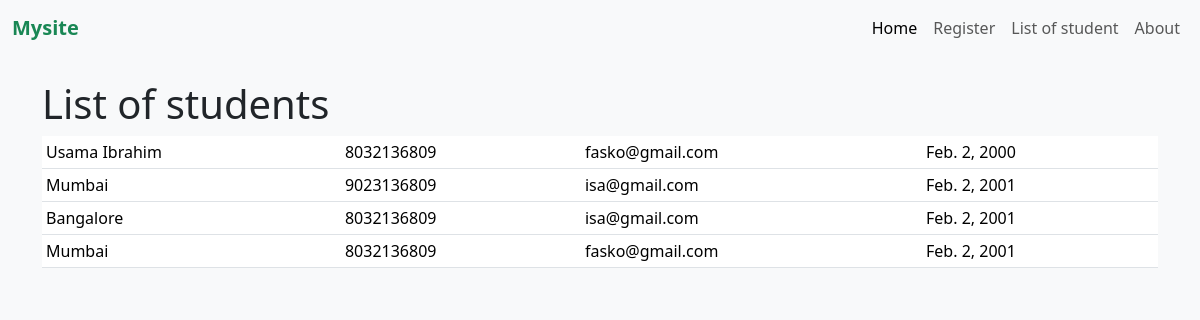
Screenshot of /student_list with the database file from the repository.
### main/models.py (models this page shows)
class Student(models.Model):
    name = models.CharField(max_length=30)
    phone_number = models.CharField(max_length=11)
    email = models.EmailField()
    dob = models.DateField()

### main/views.py (the view)
# urls.py: path('student_list', views.student_list, name='student_list'),
def student_list(request):
    students = Student.objects.all()
    context = {
        'students': students
    }
    return render(request, 'student_list.html', context)

### templates/student_list.html (shortened to what this page needs)
{% extends 'base.html'%}
      {% block content %}
    <h1>List of students</h1>
    <table class="table table-sm">
         {% for student in students%}
        <tr>
            <td>{{ student.name }}</td>
            <td>{{ student.phone_number }}</td>
            <td>{{ student.email }}</td>
            <td>{{ student.dob }}</td>
        </tr>
        {% endfor %}
    </table>
    {% endblock %}

### templates/base.html (shortened to what this page needs)
{% load static %}
<!DOCTYPE html>
<html lang="en">
<head>
    <link href="https://unpkg.com/aos@2.3.4/dist/aos.css" rel="stylesheet">
    <link href="https://cdn.jsdelivr.net/npm/bootstrap@5.3.6/dist/css/bootstrap.min.css" rel="stylesheet">
</head>
<body class="bg-light">
<nav class="navbar navbar-expand-lg bg-body-tertiary">
  <div class="container-fluid">
    <a class="navbar-brand fw-bold text-success" href="#">Mysite</a>
    <div class="collapse navbar-collapse" id="navbarNavAltMarkup">
      <div class="navbar-nav ms-auto">
        <a class="nav-link active" aria-current="page" href="/">Home</a>
        <a class="nav-link" href="/student">Register</a>
        <a class="nav-link" href="/student_list">List of student</a>
        <a class="nav-link" href="/about">About</a>
      </div>
    </div>
  </div>
</nav>
<main class="container py-4">
  {% block content %}
  {% endblock %}
</main>
</body>
</html>

### rows the page displays
Student: name "Usama Ibrahim", phone_number "8032136809", email "fasko@gmail.com", dob "Feb. 2, 2000"
Student: name "Mumbai", phone_number "9023136809", email "isa@gmail.com", dob "Feb. 2, 2001"
Student: name "Bangalore", phone_number "8032136809", email "isa@gmail.com", dob "Feb. 2, 2001"
Student: name "Mumbai", phone_number "8032136809", email "fasko@gmail.com", dob "Feb. 2, 2001"
